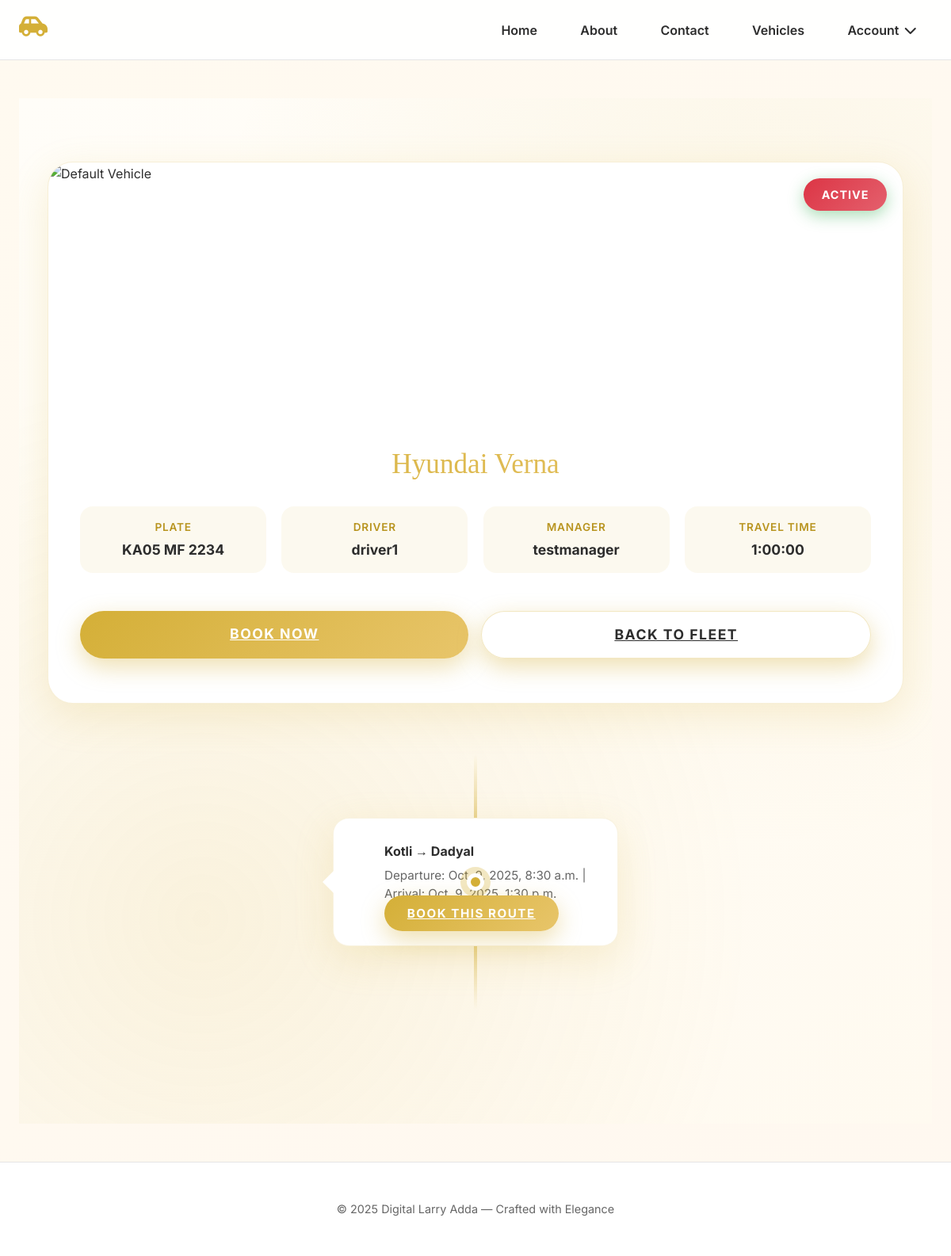
Screenshot of /vehicles/3/ with the database file from the repository.
### main/models.py (models this page shows, shortened)
class Vehicle(models.Model):
    STATUS_CHOICES = [
        ('Active', 'Active'),
        ('Broken', 'Broken'),
    ]
    name = models.CharField(max_length=100)
    number_plate = models.CharField(max_length=20, unique=True)
    driver = models.ForeignKey(
        CustomUser, related_name="driver_vehicles",
        on_delete=models.SET_NULL, null=True
    )
    manager = models.ForeignKey(
        CustomUser, related_name="manager_vehicles",
        on_delete=models.SET_NULL, null=True
    )
    image = models.ImageField(upload_to="vehicle_images/", null=True, blank=True)
    status = models.CharField(max_length=10, choices=STATUS_CHOICES, default='Active')

class CustomUser(AbstractUser):
    phone_number = models.CharField(max_length=15, blank=True, null=True)
    address = models.TextField(blank=True, null=True)

class Route(models.Model):
    vehicle = models.ForeignKey(Vehicle, on_delete=models.CASCADE)
    manager = models.ForeignKey(CustomUser, on_delete=models.CASCADE, related_name='managed_routes')
    start_location = models.CharField(max_length=100)
    end_location = models.CharField(max_length=100)
    departure_time = models.DateTimeField()
    arrival_time = models.DateTimeField()
    fare = models.DecimalField(max_digits=10, decimal_places=2)
    vip_seats = models.PositiveIntegerField(default=0)
    std_seats = models.PositiveIntegerField(default=0)
    image = models.ImageField(upload_to='route_images/', null=True, blank=True)

### main/views.py (the view)
# urls.py: path('vehicles/<int:pk>/', views.vehicle_detail, name='vehicle_detail'),
def vehicle_detail(request, pk):
    vehicle = get_object_or_404(Vehicle, pk=pk)
    routes = Route.objects.filter(vehicle=vehicle).order_by('departure_time')
    empty_seats = Seat.objects.filter(vehicle=vehicle, is_available=True).count()
    expected_time = timedelta(hours=1)
    return render(request, 'vehicle/vehicle_detail.html', {
        'vehicle': vehicle,
        'routes': routes,
        'empty_seats': empty_seats,
        'expected_time': expected_time
    })

### main/templates/vehicle/vehicle_detail.html (shortened to what this page needs)
{% extends 'base.html' %}
{% load static %}
{% block content %}
<section class="detail-section">
  <div class="container">
    <div class="vehicle-card">
      <div class="vehicle-image">
        {% if vehicle.image %}
          <img src="{{ vehicle.image.url }}" alt="{{ vehicle.name }}">
        {% else %}
          <img src="{% static 'images/default_car.jpg' %}" alt="Default Vehicle">
        {% endif %}
        <div class="status-badge
          {% if vehicle.status == 'Available' %}status-available
          {% elif vehicle.status == 'Maintenance' %}status-maintenance
          {% else %}status-offline{% endif %}">
          {{ vehicle.status }}
        </div>
      </div>
      <div class="card-body">
        <h3 class="vehicle-name">{{ vehicle.name }}</h3>
        <div class="detail-grid">
          <div class="detail-item">
            <div class="detail-label">Plate</div>
            <div class="detail-value">{{ vehicle.number_plate }}</div>
          </div>
          <div class="detail-item">
            <div class="detail-label">Driver</div>
            <div class="detail-value">{{ vehicle.driver.username|default:"—" }}</div>
          </div>
          <div class="detail-item">
            <div class="detail-label">Manager</div>
            <div class="detail-value">{{ vehicle.manager.username|default:"—" }}</div>
          </div>
          <div class="detail-item">
            <div class="detail-label">Travel Time</div>
            <div class="detail-value">{{ expected_time }}</div>
          </div>
        </div>
        <div style="display: flex; gap: 1rem; margin-top: 1.5rem;">
          {% if routes %}
            <a href="{% url 'book_route' routes.0.id %}" class="btn-golden">Book Now</a>
          {% else %}
            <p style="color: #dc3545; font-weight: 600; width: 100%; text-align: center;">
              No route available
            </p>
          {% endif %}
          <a href="{% url 'vehicles' %}" class="btn-golden btn-back">Back to Fleet</a>
        </div>
      </div>
    </div>
    {% if routes %}
    <div class="route-timeline">
      {% for route in routes %}
        <div class="route-item">
          <div class="route-dot"></div>
          <div class="route-content">
            <div class="route-title">{{ route.start_location }} → {{ route.end_location }}</div>
            <div class="route-time">
              Departure: {{ route.departure_time }} | Arrival: {{ route.arrival_time }}
            </div>
            <a href="{% url 'book_route' route.id %}" class="btn-golden" style="margin-top: 1rem; font-size: 0.95rem; padding: 0.8rem 1.8rem;">
              Book This Route
            </a>
          </div>
        </div>
      {% endfor %}
    </div>
    {% endif %}
  </div>
</section>
{% endblock %}

### main/templates/base.html (style rules this page uses)
:root { --gold: #d4af37; --gold-light: #e8c56a; --cream: #fffaf0; --charcoal: #2d2d2d; --border: #e5e5e5; --shadow: 0 8px 32px rgba(212, 175, 55, 0.1); --shadow-hover: 0 16px 48px rgba(212, 175, 55, 0.2); }
body { font-family: "Inter", sans-serif; background: linear-gradient(135deg, var(--cream) 0%, #fff8f0 100%); color: var(--charcoal); margin: 0; }

### rows the page displays
Vehicle: status "ACTIVE", name "Hyundai Verna", number_plate "KA05 MF 2234", driver.username "driver1", manager.username "testmanager"
Route: start_location "Kotli", end_location "Dadyal", departure_time "Oct. 9, 2025, 8:30 a.m.", arrival_time "Oct. 9, 2025, 1:30 p.m."

### other values shown
{{ expected_time }} "1:00:00"
